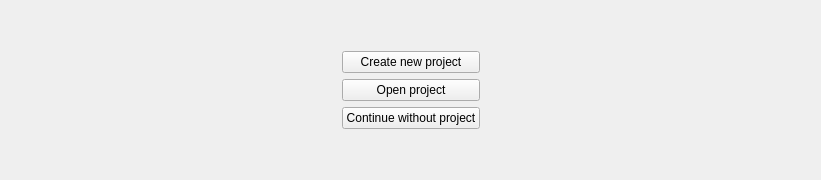
      <widget class="QWidget" name="home">
       <layout class="QHBoxLayout" name="horizontalLayout">
        <item>
         <spacer name="horizontalSpacer">
          <property name="orientation">
           <enum>Qt::Horizontal</enum>
          </property>
          <property name="sizeHint" stdset="0">
           <size>
            <width>331</width>
            <height>20</height>
           </size>
          </property>
         </spacer>
        </item>
        <item>
         <layout class="QVBoxLayout" name="verticalLayout_2">
          <item>
           <spacer name="verticalSpacer">
            <property name="orientation">
             <enum>Qt::Vertical</enum>
            </property>
            <property name="sizeHint" stdset="0">
             <size>
              <width>20</width>
              <height>40</height>
             </size>
            </property>
           </spacer>
          </item>
          <item>
           <widget class="QPushButton" name="createProjectBtn">
            <property name="focusPolicy">
             <enum>Qt::ClickFocus</enum>
            </property>
            <property name="statusTip">
             <string>Create new project</string>
            </property>
            <property name="text">
             <string>Create new project</string>
            </property>
           </widget>
          </item>
          <item>
           <widget class="QPushButton" name="openProjectBtn">
            <property name="focusPolicy">
             <enum>Qt::ClickFocus</enum>
            </property>
            <property name="statusTip">
             <string>Open existing ToolKit project</string>
            </property>
            <property name="text">
             <string>Open project</string>
            </property>
           </widget>
          </item>
          <item>
           <widget class="QPushButton" name="noProjectBtn">
            <property name="text">
             <string>Continue without project</string>
            </property>
           </widget>
          </item>
          <item>
           <spacer name="verticalSpacer_2">
            <property name="orientation">
             <enum>Qt::Vertical</enum>
            </property>
            <property name="sizeHint" stdset="0">
             <size>
              <width>20</width>
              <height>40</height>
             </size>
            </property>
           </spacer>
          </item>
         </layout>
        </item>
        <item>
         <spacer name="horizontalSpacer_2">
          <property name="orientation">
           <enum>Qt::Horizontal</enum>
          </property>
          <property name="sizeHint" stdset="0">
           <size>
            <width>330</width>
            <height>20</height>
           </size>
          </property>
         </spacer>
        </item>
       </layout>
      </widget>
